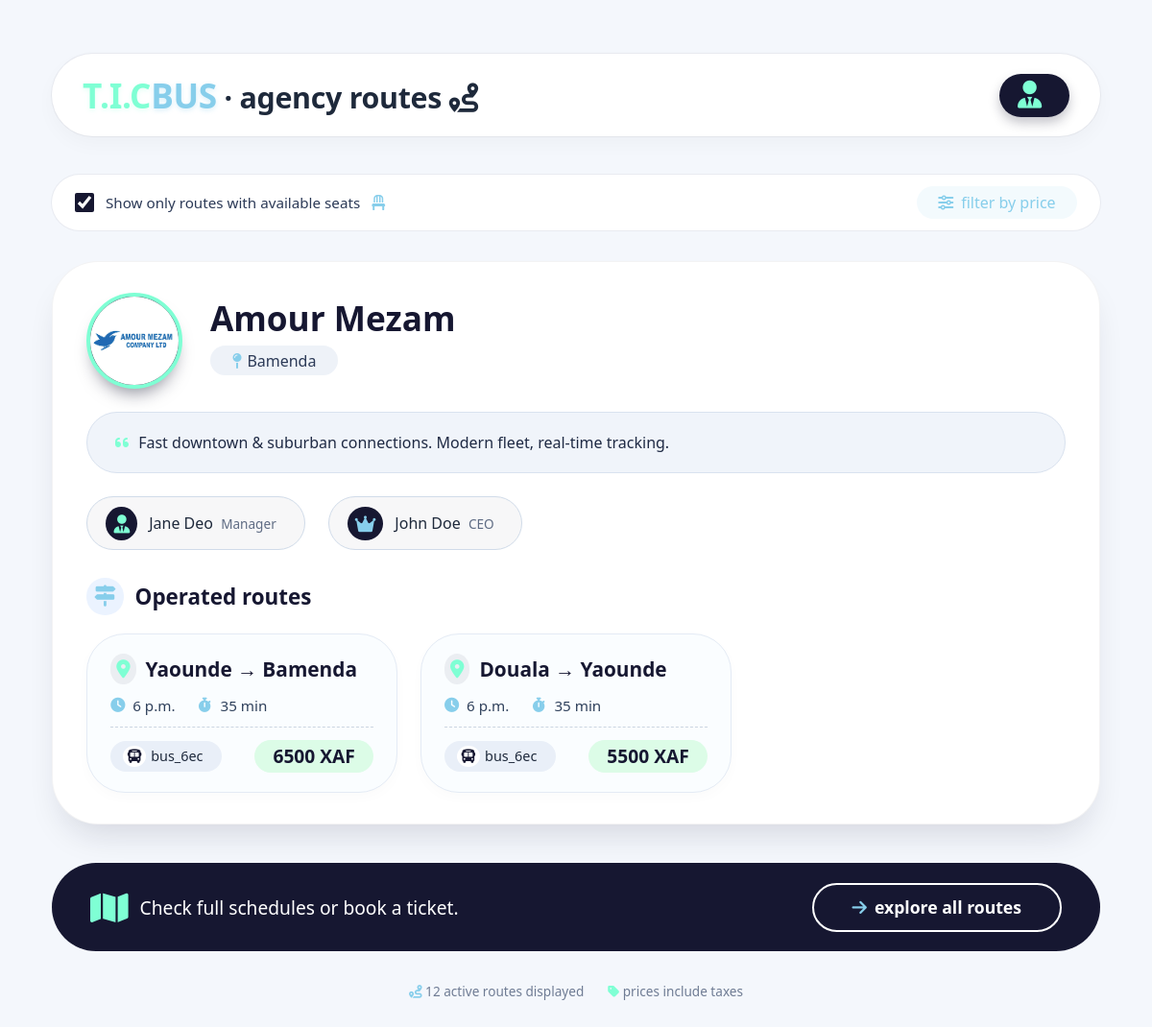
The page /agency/1/ on the database as committed earlier.
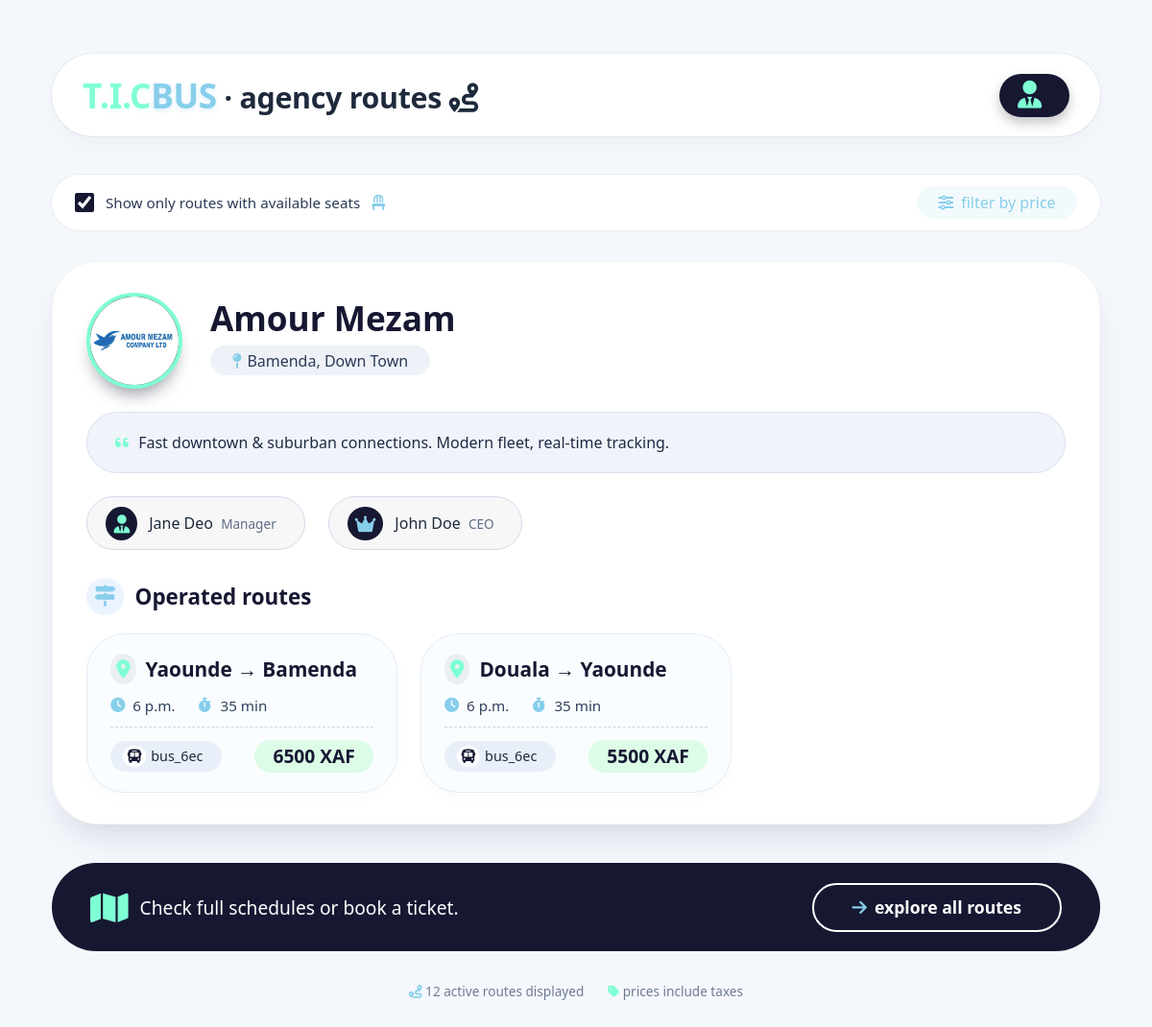
The same page on the database as committed later.
### booking/models.py (models this page shows, shortened)
class Agency(models.Model):
    agency_logo = models.ImageField(upload_to='agencies_logos', default='1384014.png')
    agency_name = models.CharField(max_length=50, unique=True, null=False)
    total_bus = models.IntegerField(default=5, null=False, blank=False)
    agency_description = models.TextField()
    ceo_name = models.CharField(max_length=50, null=False)
    manager_name = models.CharField(max_length=50, null=True)
    date_created = models.DateField()
    location = models.CharField(max_length=50)

### booking/views.py (the view)
# urls.py: path('agency/<int:agency_id>/', agency_detail, name="agency_detail"),
def agency_detail(request, agency_id):
    agency = get_object_or_404(Agency, id=agency_id)
    buses = agency.buses.all()
    routes = Route.objects.filter(bus__agency=agency)
    unique_agency_total_bus = buses.count()
    return render(request, "pages/agency-detail.html", {
        "agency": agency,
        "buses": buses,
        "routes": routes,
        "unique_agency_total_bus": unique_agency_total_bus
    })

### templates/pages/agency-detail.html (shortened to what this page needs)
<!DOCTYPE html>
<html lang="en">
<head>
  <link rel="stylesheet" href="https://cdnjs.cloudflare.com/ajax/libs/font-awesome/6.0.0-beta3/css/all.min.css">
</head>
<body>
<div class="dashboard">
  <div class="greeting">
    <h1>
      <span class="tic">T.I.C</span><span class="bus">BUS</span> · agency routes <i class="fas fa-route"></i>
    </h1>
    <div class="user-profile">
      <div class="user-text">
        <span><i class="fas fa-user-tie"></i> {{request.user.username}}</span>
      </div>
    </div>
  </div>
  <div class="filter-bar">
    <div class="filter-left">
      <input type="checkbox" id="showActive" checked>
      <span>Show only routes with available seats</span>
      <i class="fas fa-chair" style="color: skyblue;"></i>
    </div>
    <a href="#" class="filter-link"><i class="fas fa-sliders-h"></i> filter by price</a>
  </div>
  <div class="agency-grid">
    <div class="agency-card">
      <div class="agency-header">
        <div class="agency-logo"><img src="{{agency.agency_logo.url}}"></div>
        <div class="agency-title">
          <div class="agency-name">{{agency.agency_name}}</div>
          <div class="agency-location"><i class="fas fa-map-pin"></i> {{agency.location}}</div>
        </div>
      </div>
      <div class="agency-description">
        <i class="fas fa-quote-left" style="color: aquamarine; margin-right: 6px;"></i>
        Fast downtown & suburban connections. Modern fleet, real-time tracking.
      </div>
      <div class="management-row">
        <div class="manager-badge"><i class="fas fa-user-tie"></i> <span>{{agency.manager_name}} <small>Manager</small></span></div>
        <div class="ceo-badge"><i class="fas fa-crown"></i> <span>{{agency.ceo_name}} <small>CEO</small></span></div>
      </div>
      <div class="routes-title"><i class="fas fa-map-signs"></i> Operated routes</div>
      <div class="route-list">
        {% for route in routes %}
            <div class="route-card">
            <div class="route-dest"><i class="fas fa-location-dot"></i> <a href="{% url 'book_bus' route.id %}" style="text-decoration: none; color:rgb(22, 23, 49);">{{ route.origin }} → {{ route.destination }}</a></div>
            <div class="route-details">
                <span><i class="fas fa-clock"></i> {{ route.departure_time }}</span>
                <span><i class="fas fa-stopwatch"></i> 35 min</span>
            </div>
            <div class="route-footer">
                <div class="bus-assigned"><i class="fas fa-bus"></i> {{ route.bus.bus_number }}</div>
                <div class="route-price">{{ route.price }} XAF</div>
            </div>
            </div>
        {% endfor %}
      </div>
    </div>
  </div>
  <div class="bottom-cta">
    <p>
      <i class="fas fa-map"></i>
      Check full schedules or book a ticket.
    </p>
    <a href="#" class="cta-btn">
      <i class="fas fa-arrow-right"></i> explore all routes
    </a>
  </div>
  <div class="footer-note">
    <span><i class="fas fa-route" style="color: skyblue;"></i> 12 active routes displayed</span>
    <span><i class="fas fa-tag" style="color: aquamarine;"></i> prices include taxes</span>
  </div>
</div>
</body>
</html>

Rows that differ between the two databases and show on the page:
changed Agency "Amour Mezam": location "Bamenda" → "Bamenda, Down Town"
